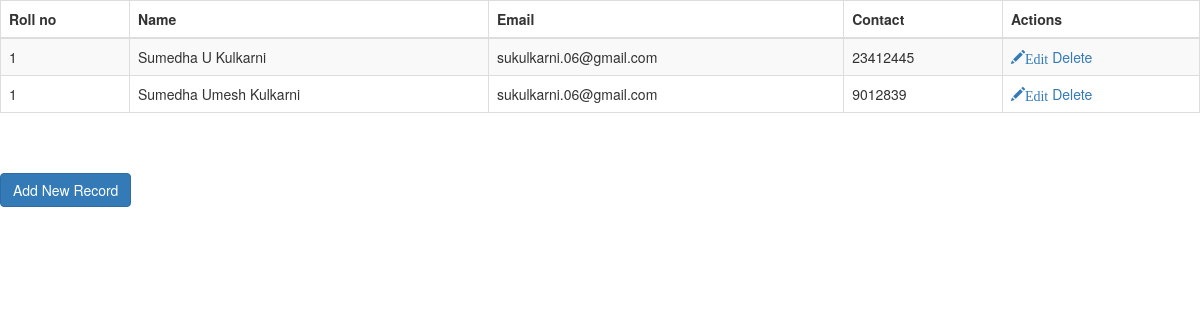
The page /show on the database its author committed.
### crudapplicationn/models.py (models this page shows)
class Employee(models.Model):
    roll_no = models.CharField(max_length=20)
    name = models.CharField(max_length=100)
    email = models.EmailField()
    contact = models.CharField(max_length=15)
    father_name = models.CharField(max_length=20)
    occupation = models.CharField(max_length=20)
    address = models.CharField(max_length=200)
    ia1_th = models.IntegerField(max_length=5)
    ia1_pr = models.IntegerField(max_length=5)
    ia1_att = models.IntegerField()
    ia2_th = models.IntegerField(max_length=5)
    ia2_pr = models.IntegerField(max_length=5)
    ia2_att = models.IntegerField()
    ia3_th = models.IntegerField(max_length=5)
    ia3_pr = models.IntegerField(max_length=5)
    ia3_att = models.IntegerField()
    university_exam = models.IntegerField(max_length=5)

### crudapplicationn/views.py (the view)
# urls.py: path('show',views.show),
def show(request):
    employees = Employee.objects.all()
    return render(request, "show.html", {'employees': employees})

### crudapplicationn/templates/show.html (shortened to what this page needs)
<!DOCTYPE html>
<html lang="en">
<head>
    <link rel="stylesheet" href="https://maxcdn.bootstrapcdn.com/bootstrap/3.4.1/css/bootstrap.min.css">
</head>
<body>
<table class="table table-striped table-bordered table-sm">
    <thead class="thead-dark">
    <tr>
        <th> Roll no</th>
        <th> Name</th>
        <th> Email</th>
        <th> Contact</th>
        <th>Actions</th>
    </tr>
    </thead>
    <tbody>
    {% for employee in employees %}
    <tr>
        <td>{{ employee.roll_no }}</td>
        <td>{{ employee.name }}</td>
        <td>{{ employee.email}}</td>
        <td>{{ employee.contact }}</td>
        <td>
            <a href="/edit/{{ employee.id }}"><span class="glyphicon glyphicon-pencil ">Edit</span> </a>
            <a href="/delete/{{ employee.id}}">Delete</a>
        </td>
    </tr>
    {% endfor %}
    </tbody>
</table>
<br>
<br>
<centre><a href="/emp"  class="btn btn-primary">Add New Record</a></centre>
</body>
</html>

### rows shown on the page
Employee: roll_no "1", name "Sumedha U Kulkarni", email "sukulkarni.06@gmail.com", contact "23412445"
Employee: roll_no "1", name "Sumedha Umesh Kulkarni", email "sukulkarni.06@gmail.com", contact "9012839"
